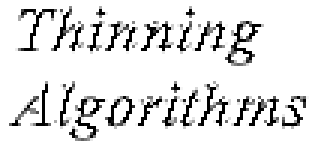
#> input picture src/common/dyer_rosenfeld/text.png, 105 x 50 px, found by its file name (shown 3 times larger)
$ python szakdoga3.py
#> lines starting #> are read from the running program, lines starting #| are printed output that depends on the picture; after the words box and inside, x2 and y2 are one past the last pixel; in counts of white or black regions, pixels touching at a corner belong together
### src/common/functions.py
import copy
import os

import cv2
import numpy

import assets.input as pic_folder_input
import assets.output as pic_folder_output


def get_image_by_name(name):
    file_path = os.path.dirname(pic_folder_input.__file__) + os.path.sep + name
    return flip(imreadgray(file_path))


# [4 lines left out: function save_image_by_name, not called in this run]


# IMAGE FUNCTIONS


# Reads a colored picture in gray
def imreadgray(img):
#> called with img = '../files/input/text.png'
    image = cv2.imread(img)
#> image is the input picture: shape (50, 105, 3); min 0, max 255, mean 226.9
    img = cv2.cvtColor(image, cv2.COLOR_BGR2GRAY)
    return img


# Flips the values of a gray image to have 0 as white and 255 as black
def flip(img):
    size = img.shape
#> size = (50, 105)
    for row in range(0, size[0]):
        for col in range(0, (size[1])):
            img[row, col] = 255 - img[row, col]
    return img


# Checks wether a matrix is equal to another one
def equalmatrix(mat1, mat2, size):
    for row in range(1, size[0] - 1):
        for col in range(1, size[1] - 1):
            if mat1[row][col] != mat2[row][col]:
                return False
    return True


# Makes matrix1 equal to matrix2
def makeequalmatrix(mat1, mat2, size):
    for row in range(0, size[0]):
        for col in range(0, size[1]):
            mat1[row][col] = mat2[row][col]


# DYER ROSENFELD SPECIFIC FUNCTIONS


# Calculates the value of R'
# [216 lines left out: functions rvalue, minimize, notendpoint, connected, findpath, printmatrix, not called in this run]


# SALARI_SIY AND KANG_ET_AL SPECIFIC


# If one of the neighbours of point has a value 0 than it is true
def borderpoint(img, row, col):
    if (
        img[row + 1][col] == 0
        or img[row - 1][col] == 0
        or img[row][col + 1] == 0
        or img[row][col - 1] == 0
    ):
        return True
    return False


# The middle point has the highest grayness
def localmaximum(n0, n1, n2, n3, n4, n5, n6, n7, n8):
    if (
        n0 > n1
        and n0 > n2
        and n0 > n3
        and n0 > n4
        and n0 > n5
        and n0 > n6
        and n0 > n7
        and n0 > n8
    ):
        return True
    return False


# Returns true if the img[row][col] has only one 4 neighbour with nonzero value
def endpoint(img, row, col):
    array = []
    array.extend(
        [img[row - 1][col], img[row][col - 1], img[row + 1][col], img[row][col + 1]]
    )

    if numpy.count_nonzero(array) == 1:
        del array[:]

        if img[row - 1][col] != 0:
            array.extend(
                [img[row - 2][col], img[row - 1][col - 1], img[row - 1][col + 1]]
            )

            if numpy.count_nonzero(array) == 1:
                return True

        if img[row][col - 1] != 0:
            array.extend(
                [img[row - 1][col - 1], img[row][col - 2], img[row + 1][col - 1]]
            )

            if numpy.count_nonzero(array) == 1:
                return True

        if img[row + 1][col] != 0:
            array.extend(
                [img[row + 1][col - 1], img[row + 2][col], img[row + 1][col + 1]]
            )

            if numpy.count_nonzero(array) == 1:
                return True

        if img[row][col + 1] != 0:
            array.extend(
                [img[row - 1][col + 1], img[row][col + 2], img[row + 1][col + 1]]
            )

            if numpy.count_nonzero(array) == 1:
                return True

    return False


# Returns True if the point can be deleted so the path is not weakened in the corner
def connectedcorner(img, row, col):
    num = 0
    if (
        min(img[row][col + 1], img[row - 1][col]) == 0
        or img[row - 1][col + 1] >= img[row][col]
    ):
        num += 1
    if (
        min(img[row - 1][col], img[row][col - 1]) == 0
        or img[row - 1][col - 1] >= img[row][col]
    ):
        num += 1
    if (
        min(img[row][col - 1], img[row + 1][col]) == 0
        or img[row + 1][col - 1] >= img[row][col]
    ):
        num += 1
    if (
        min(img[row + 1][col], img[row][col + 1]) == 0
        or img[row + 1][col + 1] >= img[row][col]
    ):
        num += 1
    if num == 4:
        return True
    return False


# Returns True if the point can be deleted so tha path is not weakened
def connectedpath(img, row, col):
    if min(img[row][col + 1], img[row][col - 1]) > 0:
        if img[row + 1][col] < img[row][col] and img[row - 1][col] < img[row][col]:
            return False
    if min(img[row - 1][col], img[row + 1][col]) > 0:
        if img[row][col - 1] < img[row][col] and img[row][col + 1] < img[row][col]:
            return False
    return True


# KANG_ET_AL SPECIFIC


# If two neighbours has a value grater than 0 than returns true
def countnotzero(img, row, col):
    lst = [
        int(img[row][col + 1]),
        int(img[row - 1][col + 1]),
        int(img[row - 1][col]),
        int(img[row - 1][col - 1]),
        int(img[row][col - 1]),
        int(img[row + 1][col - 1]),
        int(img[row + 1][col]),
        int(img[row + 1][col + 1]),
    ]
    if sum(x != 0 for x in lst) == 2:
        return True
    return False


# SALARI_SIY AND KANG_ET_AL AND COUPRIE_ET_AL SPECIFIC


# Returns true if the img[row][col] has only one 4 neighbour with nonzero value
# or only one 8 neighbour with zero value
# [774 lines left out: functions endpointmodified, countf, borderpoint8, oneobject, forbidden, binmatrix and 6 more, not called in this run]

### src/common/kang_et_al/szakdoga3.py
import cv2
import bcolors
from src.common.functions import imreadgray
from src.common.functions import flip
from src.common.functions import localmaximum
from src.common.functions import endpoint
from src.common.functions import connectedcorner
from src.common.functions import connectedpath
from src.common.functions import borderpoint
from src.common.functions import equalmatrix
from src.common.functions import makeequalmatrix
from src.common.functions import countnotzero

print(bcolors.OK, " _  __                    _____       _       _  ___           ")
print(" | |/ /                   / ____|     | |     | |/ (_)          ")
print(" | ' / __ _ _ __   __ _  | (___  _   _| |__   | ' / _ _ __ ___  ")
print(" |  < / _` | '_ \ / _` |  \___ \| | | | '_ \  |  < | | '_ ` _ \ ")
print(" | . \ (_| | | | | (_| |  ____) | |_| | | | | | . \| | | | | | |")
print(" |_|\_\__,_|_| |_|\__, | |_____/ \__,_|_| |_| |_|\_\_|_| |_| |_|")
print("                   __/ |                                        ")
print("                  |___/                                         ", bcolors.ENDC, '\n')

# Beolvasás szürkeárnyalatos képként
picture = 'text'

img = imreadgray('../files/input/' + picture + '.png')
img2 = imreadgray('../files/input/' + picture + '.png')
helper = imreadgray('../files/input/' + picture + '.png')
psi = imreadgray('../files/input/' + picture + '.png')
psis = imreadgray('../files/input/' + picture + '.png')
skeleton = imreadgray('../files/input/' + picture + '.png')
matrix = imreadgray('../files/input/' + picture + '.png')
matrix2 = imreadgray('../files/input/' + picture + '.png')
help = imreadgray('../files/input/' + picture + '.png')
borders = imreadgray('../files/input/' + picture + '.png')

# Értékek átkonvertálása 0-255
flip(psis)
flip(img)
flip(img2)
flip(helper)
flip(psi)
flip(skeleton)

# Initialization
size = img.shape
#> size = (50, 105)
psivalue = 6
xrp = 0
f = 0

for row in range(0, size[0]):
    for col in range(0, size[1]):
        psi[row][col] = 0
        skeleton[row][col] = 0
        img2[row][col] = 0
        psis[row][col] = 0
        matrix[row][col] = 0
        matrix2[row][col] = 0
        help[row][col] = 0
        borders[row][col] = 0
#> borders: shape (50, 105); every value is 0

print(bcolors.WARN, 'Original grayscale image', bcolors.ENDC)
print(img, '\n')
#> (printed output is left out)

for row in range(1, size[0] - 1):
    for col in range(1, size[1] - 1):
        if img[row][col] != 0:
            if img[row - 1][col] <= img[row][col]:
                psi[row][col] += 1
            if img[row - 1][col - 1] <= img[row][col]:
                psi[row][col] += 1
            if img[row][col - 1] <= img[row][col]:
                psi[row][col] += 1
            if img[row + 1][col - 1] <= img[row][col]:
                psi[row][col] += 1
            if img[row + 1][col] <= img[row][col]:
                psi[row][col] += 1
            if img[row + 1][col + 1] <= img[row][col]:
                psi[row][col] += 1
            if img[row][col + 1] <= img[row][col]:
                psi[row][col] += 1
            if img[row - 1][col + 1] <= img[row][col]:
                psi[row][col] += 1
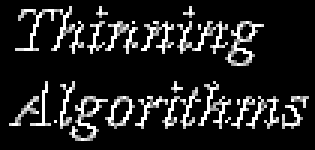
#> psi: shape (50, 105) (shown 3 times larger); min 0, max 8, mean 1.03; drawn with min black and max white

for row in range(1, size[0] - 1):
    for col in range(1, size[1] - 1):
        if psi[row][col] >= 6:
            skeleton[row][col] = psi[row][col]
            img2[row][col] = img[row][col]
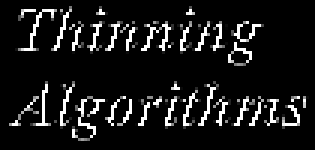
#> img2: shape (50, 105) (shown 3 times larger); min 0, max 255, mean 24.7
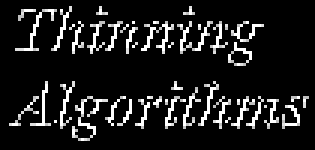
#> skeleton: shape (50, 105) (shown 3 times larger); min 0, max 8, mean 0.897; drawn with min black and max white

print(bcolors.WARN, 'PSI >= 6', bcolors.ENDC)
print(img2, '\n')
#> (printed output is left out)

for row in range(1, size[0] - 1):
    for col in range(1, size[1] - 1):
        img[row][col] = img2[row][col]
deleted = 0
change = True

for x in range(3):

    while change:

        for row in range(1, size[0] - 1):
            for col in range(1, size[1] - 1):
                if borderpoint(img, row, col):
                    borders[row][col] = 1

        for row in range(2, size[0] - 2):
            for col in range(2, size[1] - 2):
                if psi[row][col] == 6 + x:
                    if borders[row][col] == 1:
                        if localmaximum(img2[row][col], img2[row][col + 1], img2[row - 1][col + 1],
                                         img2[row - 1][col], img2[row - 1][col - 1], img2[row][col - 1],
                                         img2[row + 1][col - 1], img2[row + 1][col], img2[row + 1][col + 1]):
                            continue
                        if endpoint(img2, row, col):
                            continue
                        if not connectedcorner(img2, row, col):
                            continue
                        if not connectedpath(img2, row, col):
                            continue
                        deleted += 1
                        img2[row][col] = 0
        if equalmatrix(img, img2, size):
            break
        else:
            makeequalmatrix(img, img2, size)
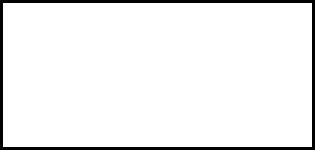
#> borders: shape (50, 105) (shown 3 times larger); values 0 (black) and 1 (white), 94.2% white; black in thin lines or dots
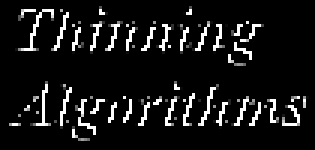
#> img: shape (50, 105) (shown 3 times larger); 1.7% of pixels changed, all inside (x1, y1, x2, y2) = (5, 2, 95, 46)
#> after the loop, deleted = 178

for row in range(1, size[0] - 1):
    for col in range(1, size[1] - 1):
        if psi[row][col] == 5:
            if countnotzero(img2, row, col):
                img2[row][col] = helper[row][col]
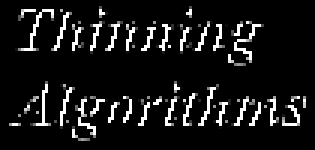
#> img2: shape (50, 105) (shown 3 times larger); 0.7% of pixels changed, all inside (x1, y1, x2, y2) = (8, 4, 92, 46)

print(bcolors.WARN, 'Skeleton after connectivity restoration:', bcolors.ENDC)
print(bcolors.ERR, 'Deleted:', deleted, bcolors.ENDC)
#| <module 'bcolors.ERR' from None> Deleted: 178 <module 'bcolors.ENDC' from None>
print(img2)
#> (printed output is left out)

# Converting the values back to normal
flip(img2)
#> after the loop in flip (call 7), `for row in range(0, size[0]):`:
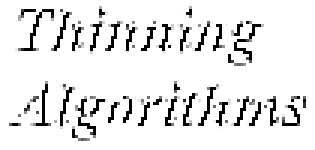
#> img: shape (50, 105) (shown 3 times larger); min 0, max 255, mean 231.7

# Saving
cv2.imwrite('results/' + picture + '.png', img2)
